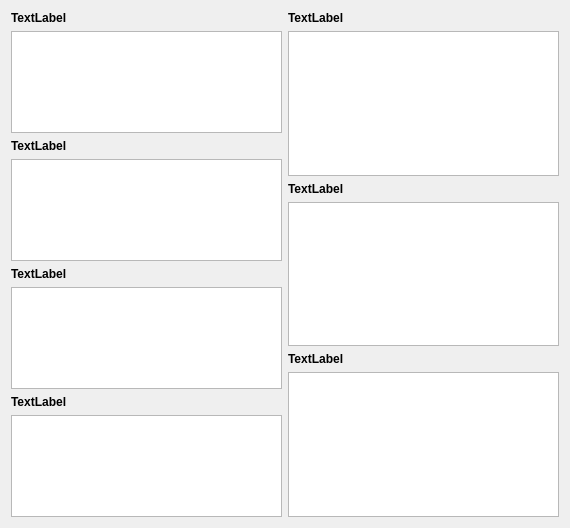
<?xml version="1.0" encoding="UTF-8"?>
<ui version="4.0">
 <class>BaseWidgets::Internal::BaseFormWidget</class>
 <widget class="QWidget" name="BaseWidgets::Internal::BaseFormWidget">
  <property name="geometry">
   <rect>
    <x>0</x>
    <y>0</y>
    <width>570</width>
    <height>528</height>
   </rect>
  </property>
  <property name="windowTitle">
   <string/>
  </property>
  <layout class="QGridLayout" name="gridLayout">
   <item row="0" column="0">
    <layout class="QVBoxLayout" name="verticalLayout">
     <item>
      <widget class="QLabel" name="hematoLabel">
       <property name="font">
        <font>
         <weight>75</weight>
         <bold>true</bold>
        </font>
       </property>
       <property name="text">
        <string>TextLabel</string>
       </property>
      </widget>
     </item>
     <item>
      <widget class="QListView" name="hemato">
       <property name="alternatingRowColors">
        <bool>true</bool>
       </property>
       <property name="verticalScrollMode">
        <enum>QAbstractItemView::ScrollPerPixel</enum>
       </property>
       <property name="horizontalScrollMode">
        <enum>QAbstractItemView::ScrollPerPixel</enum>
       </property>
      </widget>
     </item>
     <item>
      <widget class="QLabel" name="electroLabel">
       <property name="font">
        <font>
         <weight>75</weight>
         <bold>true</bold>
        </font>
       </property>
       <property name="text">
        <string>TextLabel</string>
       </property>
      </widget>
     </item>
     <item>
      <widget class="QListView" name="electrolytes">
       <property name="alternatingRowColors">
        <bool>true</bool>
       </property>
       <property name="verticalScrollMode">
        <enum>QAbstractItemView::ScrollPerPixel</enum>
       </property>
       <property name="horizontalScrollMode">
        <enum>QAbstractItemView::ScrollPerPixel</enum>
       </property>
      </widget>
     </item>
     <item>
      <widget class="QLabel" name="protLabel">
       <property name="font">
        <font>
         <weight>75</weight>
         <bold>true</bold>
        </font>
       </property>
       <property name="text">
        <string>TextLabel</string>
       </property>
      </widget>
     </item>
     <item>
      <widget class="QListView" name="prots">
       <property name="alternatingRowColors">
        <bool>true</bool>
       </property>
       <property name="verticalScrollMode">
        <enum>QAbstractItemView::ScrollPerPixel</enum>
       </property>
       <property name="horizontalScrollMode">
        <enum>QAbstractItemView::ScrollPerPixel</enum>
       </property>
      </widget>
     </item>
     <item>
      <widget class="QLabel" name="metabLabel">
       <property name="font">
        <font>
         <weight>75</weight>
         <bold>true</bold>
        </font>
       </property>
       <property name="text">
        <string>TextLabel</string>
       </property>
      </widget>
     </item>
     <item>
      <widget class="QListView" name="metabolic">
       <property name="alternatingRowColors">
        <bool>true</bool>
       </property>
       <property name="verticalScrollMode">
        <enum>QAbstractItemView::ScrollPerPixel</enum>
       </property>
       <property name="horizontalScrollMode">
        <enum>QAbstractItemView::ScrollPerPixel</enum>
       </property>
      </widget>
     </item>
     <item>
      <spacer name="verticalSpacer_2">
       <property name="orientation">
        <enum>Qt::Vertical</enum>
       </property>
       <property name="sizeHint" stdset="0">
        <size>
         <width>20</width>
         <height>40</height>
        </size>
       </property>
      </spacer>
     </item>
    </layout>
   </item>
   <item row="0" column="1">
    <layout class="QVBoxLayout" name="verticalLayout_2">
     <item>
      <widget class="QLabel" name="coagLabel">
       <property name="font">
        <font>
         <weight>75</weight>
         <bold>true</bold>
        </font>
       </property>
       <property name="text">
        <string>TextLabel</string>
       </property>
      </widget>
     </item>
     <item>
      <widget class="QListView" name="coag">
       <property name="verticalScrollBarPolicy">
        <enum>Qt::ScrollBarAlwaysOff</enum>
       </property>
       <property name="alternatingRowColors">
        <bool>true</bool>
       </property>
       <property name="verticalScrollMode">
        <enum>QAbstractItemView::ScrollPerPixel</enum>
       </property>
       <property name="horizontalScrollMode">
        <enum>QAbstractItemView::ScrollPerPixel</enum>
       </property>
      </widget>
     </item>
     <item>
      <widget class="QLabel" name="kidneyLabel">
       <property name="font">
        <font>
         <weight>75</weight>
         <bold>true</bold>
        </font>
       </property>
       <property name="text">
        <string>TextLabel</string>
       </property>
      </widget>
     </item>
     <item>
      <widget class="QListView" name="kidney">
       <property name="alternatingRowColors">
        <bool>true</bool>
       </property>
       <property name="verticalScrollMode">
        <enum>QAbstractItemView::ScrollPerPixel</enum>
       </property>
       <property name="horizontalScrollMode">
        <enum>QAbstractItemView::ScrollPerPixel</enum>
       </property>
      </widget>
     </item>
     <item>
      <widget class="QLabel" name="liverLabel">
       <property name="font">
        <font>
         <weight>75</weight>
         <bold>true</bold>
        </font>
       </property>
       <property name="text">
        <string>TextLabel</string>
       </property>
      </widget>
     </item>
     <item>
      <widget class="QListView" name="liver">
       <property name="alternatingRowColors">
        <bool>true</bool>
       </property>
       <property name="verticalScrollMode">
        <enum>QAbstractItemView::ScrollPerPixel</enum>
       </property>
       <property name="horizontalScrollMode">
        <enum>QAbstractItemView::ScrollPerPixel</enum>
       </property>
      </widget>
     </item>
     <item>
      <spacer name="verticalSpacer">
       <property name="orientation">
        <enum>Qt::Vertical</enum>
       </property>
       <property name="sizeHint" stdset="0">
        <size>
         <width>20</width>
         <height>40</height>
        </size>
       </property>
      </spacer>
     </item>
    </layout>
   </item>
  </layout>
 </widget>
 <resources/>
 <connections/>
</ui>
